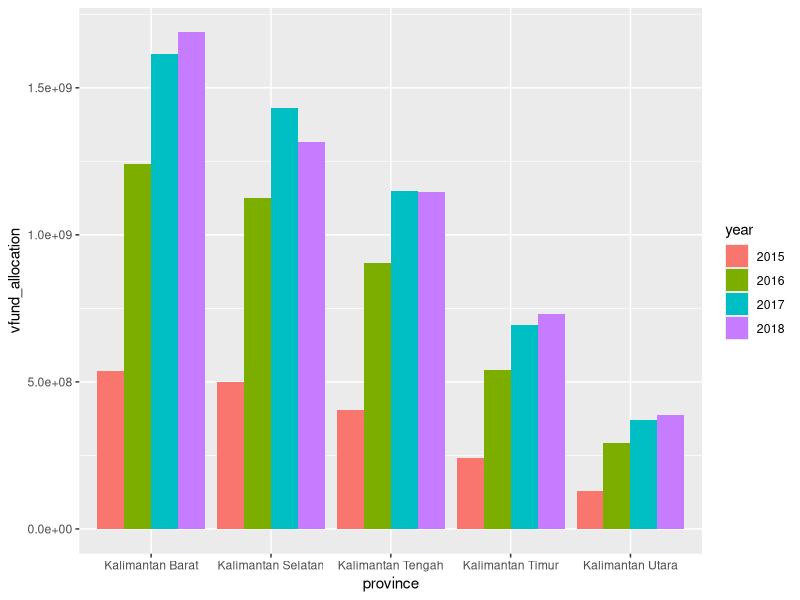

R code for this plot:
################################################################################
##
## [ PROJ ] Working with strings and dates 
## [ FILE ] indonesian_village_fund.r
## [ AUTH ] < YOUR NAME >
## [ INIT ] < Mar 13, 2022 >
##
################################################################################

#This lesson works with messy panel data on Village Fund Allocations in Indonesia

#Organization of this R script:

  #1. Cleaning up Village Fund data using string functions
  #2. Using the Village Fund data to work with dates
  #3. Preparing the Village Fund data for a subsequent mapping exercise

#To work with character variables and regular expressions, we'll focus on the the stringr package
#See https://stringr.tidyverse.org/ for a cheatsheet listing key stringr functions

#Regular expressions are an efficient way to match different patterns in strings,
#similar to the [command + f] function you use to find text in documents

#To work with dates in R, we'll use functions from the lubridate package
#See https://lubridate.tidyverse.org/ for a cheatsheet listing key lubridate functions


## -----------------------------------------------------------------------------
## libraries
## -----------------------------------------------------------------------------

#install.packages("readxl")

library(tidyverse) 
library(readxl)
library(lubridate)
#stringr is a handy package for working w/strings that is part of the tidyverse

options(warn = -1) #this supresses certain warnings


## ---------------------------
## directory paths
## ---------------------------

getwd()


## -----------------------------------------------------------------------------
## 1. Clean VF data using string functions (from stringr package)
## -----------------------------------------------------------------------------

#Loading the Village Fund data
  vf_data <- read_excel('rpt_dd_kabupaten.xls')

  View(vf_data)
  #Observation:
  #This dataframe contains information about the amount of Village Fund allocated 
  #for each kabupaten (regency) for each year from 2015 to 2018
  #The amounts are in thousand Rupiah (1,000 Rupiah = 0.068 USD as of Aug 21st 2020)
  #Notice how there are missing entries, which we should address first
  
  #This is messy panel data where the unit of observation is regency-year

  
### FILLING IN MISSING VALUES (using fill() function)

  #A simple Google search leads us to the following powerful function from the tidyr package (which is a part of the tidyverse)
  #By looking at the documentation, this function is able to "fill in missing values with previous or next value"
  vf_data <- vf_data %>%
    fill(c('Provinsi', 'Kabupaten'))
  
  #It does not work. Why? A closer look suggests that our data does not really contain missing values
  table(vf_data$Provinsi, useNA = "no") #the apparent blanks aren't coded as NA
  
  #It seems that what appear to be blank spaces we have in both Provinsi and Kabupaten columns 
  #are actually non-breaking spaces (nbsp). Let's explore this a bit more.
  x <- vf_data$Provinsi[2]
  x == ' '  #evalutes whether this express is TRUE/FALSE
  x == '\u00A0'
  
  #Having realized that, here is one way to solve the problem
  vf_data <- vf_data %>%
    mutate(Provinsi = replace(Provinsi, Provinsi == '\u00A0', NA),
           Kabupaten = replace(Kabupaten, Kabupaten == '\u00A0', NA)) %>%
    fill(c('Provinsi', 'Kabupaten'))

  #To make our lives easier, let us rename the variables
  colnames(vf_data) <- c('province', 'regency', 'year', 'vfund_allocation')
  
  #From the data, it seems like we have 4 rows of information for each regency (each row represents the allocation for a year)
  #We can verify this with a simple check: both of these commands return 4
  max(table(vf_data$regency))
  min(table(vf_data$regency))

  
### INSPECTING NUMERICAL DATA AND ASSIGNING NAs AS NEEDEED
  
  #Also, we need to ensure that our numerical data columns contain no missing values
  #One possible way is to make sure the following command returns no observations
  missing <- vf_data[rowSums(is.na(vf_data)) == TRUE,]
  
  #Alternatively, we can do the following, which checks the number of NA entries in the dataframe
  sum(is.na(vf_data))
  
  #However, we are not done yet. A simple check on vf_data reveals that some of these values do not make sense
  #For example, the fund allocated for KABUPATEN BUTON TENGAH in 2017 is 54,000 Rupiah, which is less than 4 USD!
  vf_data[(vf_data$regency == "KABUPATEN BUTON TENGAH"),]
  
  #without further information, let's treat this as a date entry error and recode as NA
  vf_data[(vf_data$regency == "KABUPATEN BUTON TENGAH") & (vf_data$year == 2017), "vfund_allocation"] <- NA

  
### CHANGING CAPITALIZATION OF CHARACTER VARIABLES (using str_to_title)
  
  #Now, let's fix the capitalization of the provinces and regencies' names
  #e.g. show the province name as Kabupaten Musi Rawas instead of KABUPATEN MUSI RAWAS
  #The function str_to_title from stringr comes in handy
  vf_data <- vf_data %>%
    mutate(province = str_to_title(province),
           regency = str_to_title(regency))

  
### RECODING CHARACTER VARIABLES USING STRING FUNCTIONS
  
  #In order to familiarize ourselves with strings in R, let us do some ad hoc tasks

  #First, all entries in the regency column begin with either Kabupaten or Kota. 
  #A city (kota) is defined as a 2nd-level administrative subdivision of the country, 
  #equivalent to regency (kabupaten). The difference between a regency and a city is
  #that a city has non-agricultural economic activities and a dense urban population,
  #while a regency comprises a rural area larger than a city.
  
  #Let us now create a column called type to indicate if a 'regency' is a Kabupaten or Kota
  #In order to do that, we want to take the first word of the regency column
  #the word() function from stringr helps us do that
  vf_data <- vf_data %>%
    mutate(type = word(regency, 1))

  
  #Let's define another column called name including regency name without Kabupaten or Kota
  #This will be useful for subsequent coding tasks and joining other data sources
  vf_data <- vf_data %>%
    mutate(name = word(regency, 2, -1))

  
  #Next let's create a column as a dummy variable for all regencies on Kalimantan Island
  #Note that all provinces in Kalimantan begin with the word Kalimantan
  vf_data <- vf_data %>% 
    mutate(kalimantan = (word(province, 1) == "Kalimantan"))
  summary(vf_data$kalimantan)

  #let's encode kalimantan as a factor with clear labels
  vf_data$kalimantan <- factor(vf_data$kalimantan,
                               levels = c(FALSE,TRUE),
                               labels = c("Not in Kalimantan", "Kalimantan"))
  summary(vf_data$kalimantan)


  #Lastly, let's obtain the full name of each regency as follows: 
  #if regency name is Kota Langsa and the province name is Aceh, 
  #the full name becomes Kota Langsa, Provinsi Aceh
  vf_data <- vf_data %>%
    mutate(full_name = str_c(regency, ', Provinsi ', province, sep = ''))

  
  #Let's explore village fund allocation over time for provinces in Kalimantan across years
    
    #first let's subset vf_data to get a dataframe for regencies in Kalimantan
    #and let's group by province-year
      kalimantan_vf <- vf_data %>%
        filter(word(province, 1) == 'Kalimantan') %>%
        group_by(province, year) %>%
        summarize(vfund_allocation = sum(vfund_allocation)) %>%
        mutate(year = as.factor(year))
  
    ggplot(kalimantan_vf, aes(fill=year, y=vfund_allocation, x=province)) + 
      geom_bar(position='dodge', stat='identity')

  #We can see that the province w the highest overall funding is Kalimantan Barat, 
  #followed by Kalimantan Selatan, Kalimantan Tengah, Kalimantan Timur and Kalimantan Utara
  #Also, we see a noticeable increase in the allocated fund in 2015-2016 for all provinces
  #The increase is not as large in absolute terms from 2016-17 and 2017-18. 
  
  
### ADDITIONAL EXERCISES
  
  #How many Kabupaten and Kota are there in the dataset?
   table(vf_data$type)/4

  #Which regency(s) has the longest name?
  #excluding Kabupaten/Kota, by number of characters including spaces
    vf_data %>%
      select(province, name) %>%
      distinct() %>%
      mutate(length = str_length(name)) %>%
      filter(length == max(length))
  
  #How many regencies contain the substring 'Selatan' (means 'South')?
    vf_data %>%
      select(regency) %>%
      distinct() %>%
      filter(str_detect(regency, 'Selatan')) %>%
      summarize(count = n())

  #Note how the str_detect() function works
    str_detect('Kabupaten Aceh Selatan' ,'Selatan')
    str_detect('SelatanColumbia University', 'Selatan')

  #Let's create a function to check whether a string contains the exact WORD 'Selatan'
  #In other word, the first command should return TRUE and the second FALSE
  #One alternative would be to split the string by space and do the check
    containSelatan <- function(sentence){
      split <- str_split(sentence, pattern = ' ')[[1]]
      return('Selatan' %in% split)
    }
    containSelatan('Kabupaten Aceh Selatan')
    containSelatan('SelatanColumbia University')

  #To learn more about regex, please consult https://r4ds.had.co.nz/strings.html

    
  #Transform this dataframe into the a wide form panel dat
  #province, regency, vfund_2015, vfund_2016, vfund_2017, vfund_2018
    vf_data_wide <- vf_data %>%
      select(province, regency, year, vfund_allocation) %>%
      spread(year, vfund_allocation) #spread is an alternative to widen_panel()
    
    colnames(vf_data_wide)[3:6] = c('vfund_2015', 'vfund_2016', 
                                    'vfund_2017', 'vfund_2018')


## -----------------------------------------------------------------------------
## 2. Working with date functions (from the lubridate package)
## -----------------------------------------------------------------------------

### MAKING DATES IN R w/LUBRIDATE
    
  #Let's assume every regency-year observation is as of January 1 of each year
  #Let's create a date variable on vf_data that specifies the exact date
  #One possible way is to create a string of the form 'YYYY-MM-DD', which can
  #be easily transformed into a Date object by the ymd function in lubridate
  vf_data_date <- vf_data %>%
    mutate(date = ymd(str_c(year, '-01-01')))
  
  #Alternatively, the following command should also work:
  vf_data_date <- vf_data %>%
    mutate(date = make_date(year, 1, 1))
  
  #With lubridate, we can do a lot of useful things with Date in a simple manner
  #Consider the following examples all return the same date:
  ymd(20101204)
  ymd(101204)
  ymd('2010-12-04')
  ymd('10-12-04')
  mdy('12-4-17')
  mdy('12-04-17')
  dmy('4/12/2017')
  
  today <- ymd('2020/11/10')
  month(today)
  day(today)
  wday(today, label = TRUE)
  

### A SIMPLE EXERCISE TO SUMMARIZE DAILY OBSERVATION COUNTS
  
  #Create random month (from 1 to 12) and date (from 1 to 28) columns in vf_data_date
  #Obtain the distribution of the day of week of the observations
  #For reproducibility, set the seed to 432
  #Note: sample.int() draws a random sample
    set.seed(432)
    vf_data_date2 <- vf_data %>%
      mutate(month = sample.int(12, nrow(vf_data), replace=TRUE),
             date = sample.int(28, nrow(vf_data), replace=TRUE),
             date2 = make_date(year, month, date),
             day = wday(date2, label = TRUE))
    
    vf_data_date2 %>%
      group_by(day) %>%
      summarize(count = n())

    
### USEFUL FUNCTIONS FOR INCREMENTING TIME
  
  make_date(2018, 1, 1) + days(1)
  ymd(20100803) + weeks(1)
  mdy('4/10/2015') + months(1)


## -----------------------------------------------------------------------------
## 3. Preparing VF data for a subsequent mapping exercise
## -----------------------------------------------------------------------------
  
  #So far we've only looked at total VF allocations
  #Let's calculate the amount of funding per resident living in poverty in 2018
  #Need data on the number of residents in poverty per regency in 2018
  
  #Start with VF data for 2018
    vf_data_2018 <- vf_data %>%
      filter(year == 2018) %>%
      select(province, regency, vfund_allocation)
  
  #Read in poverty data and inspect
    poor_2018 <- read_excel('bps_poverty.xls')
    head(poor_2018)
    
    #Some key observations:
    #First, Nama Wilayah written in all caps represents rows w/province-level totals
    #Nama Wilayah is written in the form Kota X (if X is a Kota) or Y (if Y is a Kabupaten)
    #Number of of poor residents in 2018 is in the poverty 2018 column (measured in 1000s)
      poor_2018 <- poor_2018 %>%
        select('Nama Wilayah', 'poverty 2018')
      
      colnames(poor_2018) <- c('region_name', 'poverty')

  #let's clean the poverty data and prep to join with vf_data
  #1. remove rows for province totals (only want to keep regencies)
  #2. get region_name to match regency name coding in vf_data (e.g. Kabutapen X, Kota Y)
  poor_2018 <- poor_2018 %>%
    filter(str_to_upper(region_name) != region_name) %>% #remove provinces by isolating CAPITALIZED names
    mutate(region_name = ifelse(word(region_name, 1) == 'Kota', 
                                region_name, 
                                str_c('Kabupaten ', region_name)))

  #Join poor_2018 to vf_data, pay attention to regencies in vf_data_2018 w/no match
  joined <- vf_data_2018 %>%
    left_join(poor_2018, by = c('regency' = 'region_name'))

  #Regencies have no match if and only if the poverty column is NA
  no_match <- joined[is.na(joined$poverty),]
  no_match

  #It turns out 20 of the 434 regencies have no match. Let's check them one by one...
  #Most are due to spelling variants that prevented a match!
    #Karangasem: it is written as Karang Asem in poor_2018
    #Muko Muko: it is written as Mukomuko in poor_2018
    #Pahuwato: it is written as Pohuwato in poor_2018 (just a writing variant)
    #Batanghari: it is written as Batang Hari in poor_2018
    #Mempawah: doesn't exist in poor_2018
    #Kotabaru: it is written as Kota Baru in poor_2018
    #Mahakam Ulu: it is written as Mahakam Hulu in poor_2018 (just a writing variant)
    #Tulang Bawang: it is written as Tulangbawang in poor_2018
    #Nduga: it is written as Nduga * in poor_2018
    #Fak Fak: it is written as Fakfak in poor_2018
    #Pangkajene Kepulauan: it is written as Pangkajene Dan Kepulauan in poor_2018 ('dan' means 'and')
    #Tojo Una Una: it is written as Tojo Una-Una in poor_2018 (just a writing variant)
    #Toli Toli: it is written as Toli-Toli in poor_2018 (just a writing variant)
    #Kep. Siau Tagulandang Biaro: it is written as Siau Tagulandang Biaro in poor_2018 (Kep. means islands)
    #Sawahlunto: it is written as Sawah Lunto in poor_2018
    #Banyuasin: it is written as Banyu Asin in poor_2018
    #Penukal Abab Lematan: it is written as Penukal Abab Lematang Ilir in poor_2018 (not sure why)
    #Labuhanbatu: it is written as Labuhan Batu in poor_2018
    #Labuhanbatu Selatan: it is written as Labuhan Batu Selatan in poor_2018
    #Labuhanbatu Utara: it is written as Labuhan Batu Utara in poor_2018

  #Actually, out of those 20 no-matches, there is actually only 1 no-match!
    #However, a Wikipedia search tells us that based on Government Regulation No. 58 in 2014
    #(Peraturan Pemerintah Nomor 58 Tahun 2014), Pontianak Regency formally became Mempawah Regency
    #and Kabupaten Pontianak exists in poor_2018!

  #Let us now manually rename the region_name in poor_2018
  #One approach:
    #1. create a vector of values to be replaced (call it the 'to' vector)
    #2. create a vector of replacement values (call it the ,from' vector)
    #3. use plyr's mapvalues() function to replace elements in 'to' with corresponding element in 'from' 
    
    to <- no_match$regency
    from <- c('Kabupaten Karang Asem', 'Kabupaten Mukomuko', 'Kabupaten Pohuwato',
              'Kabupaten Batang Hari', 'Kabupaten Pontianak', 'Kota Baru', 
              'Kabupaten Mahakam Hulu', 'Kabupaten Tulangbawang', 'Kabupaten Nduga *',
              'Kabupaten Fakfak', 'Kabupaten Pangkajene Dan Kepulauan', 
              'Kabupaten Tojo Una-Una', 'Kabupaten Toli-Toli', 
              'Kabupaten Siau Tagulandang Biaro', 'Kota Sawah Lunto', 
              'Kabupaten Banyu Asin', 'Kabupaten Penukal Abab Lematang Ilir', 
              'Kabupaten Labuhan Batu', 'Kabupaten Labuhan Batu Selatan', 
              'Kabupaten Labuhan Batu Utara')
  
    poor_2018$region_name <- plyr::mapvalues(poor_2018$region_name, from = from, to = to)

  #Let's redo the join and ensure there is no regencies with no match
  joined <- vf_data_2018 %>%
    left_join(poor_2018, by =c('regency' = 'region_name'))

  no_match <- joined[is.na(joined$poverty),]
  no_match

  #Now no_match contains 0 observations and we've successfully joined poverty data to every regency

  #One last step is to create a new column specifying the amount of funding for every poor resident in each regency
  #Note that vfund_allocation is in 1000s of Rupiah, and poverty is in 1000s of residents
  #Let's divide vfund_allocation by poverty to get Rupiah amount per poor resident
  joined <- joined %>%
    mutate(vfund_per_poor = round(vfund_allocation/poverty))


### WE'RE DONE!
  
  #let's export this dataframe as a csv file for a subsequent mapping exercise
    write.csv(joined, 'joined.csv', row.names = FALSE)

    
